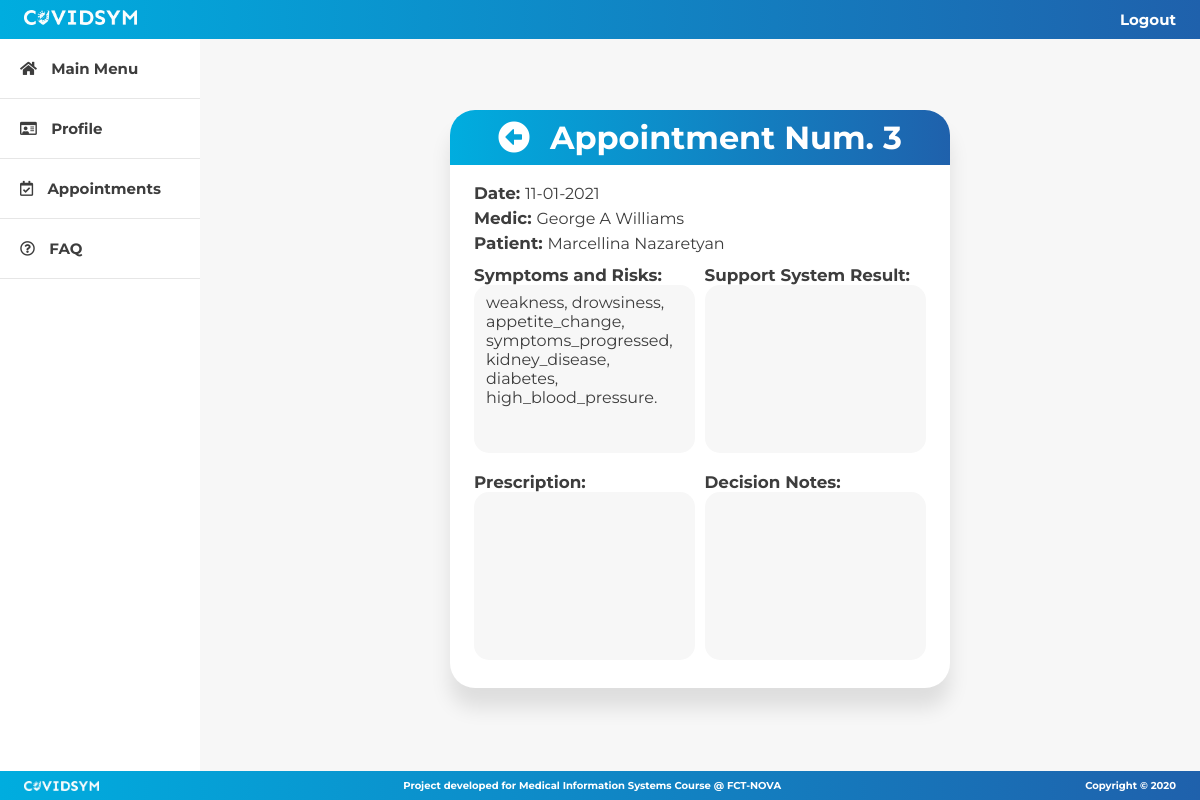
The page /appointment/appointment.php?appointmentID=3 on the database as committed earlier.
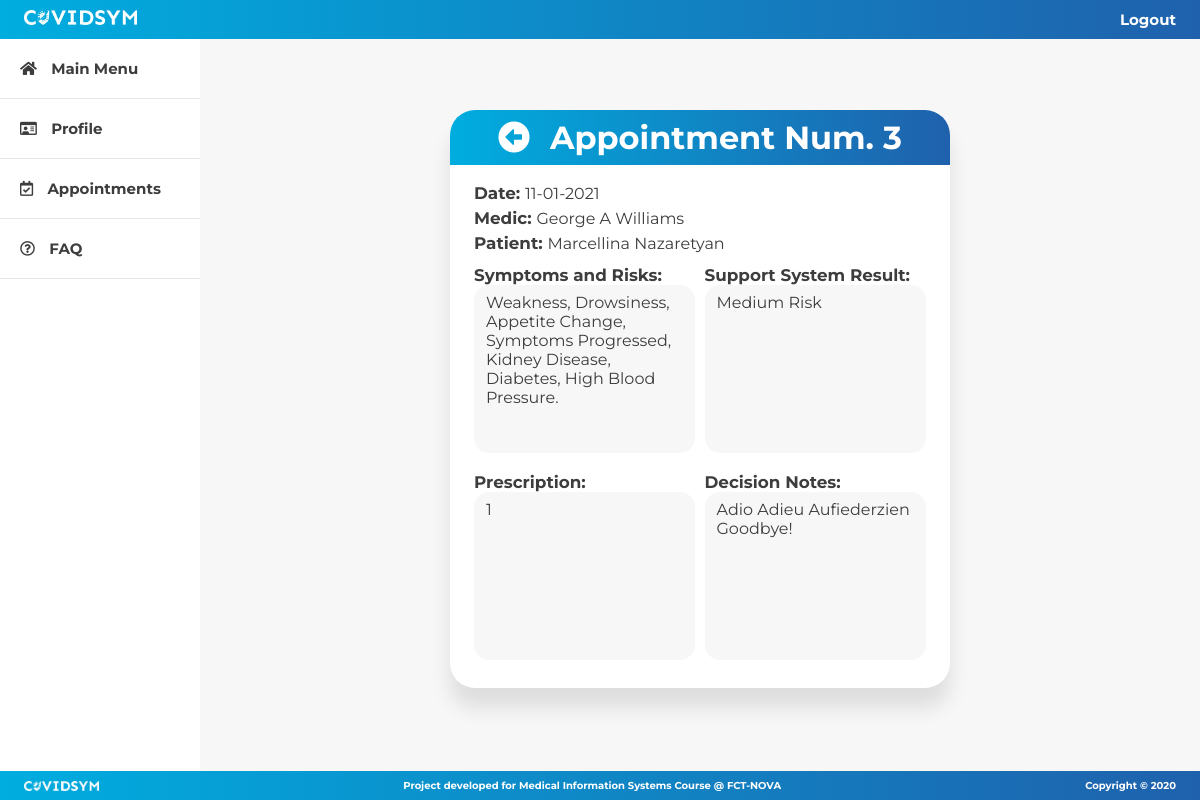
The same page on the database as committed later.
### tables this page shows
CREATE TABLE IF NOT EXISTS `appointment` (
  `id` int(11) NOT NULL AUTO_INCREMENT,
  `date` date NOT NULL,
  `result` varchar(20) DEFAULT NULL,
  `prescription` tinyint(1) DEFAULT NULL,
  `notes` varchar(200) DEFAULT NULL,
  `patient_id` int(11) NOT NULL,
  `medic_id` int(11) NOT NULL,
  PRIMARY KEY (`id`),
  KEY `appointment_patient_id` (`patient_id`),
  KEY `appointment_medic_id` (`medic_id`)
);

CREATE TABLE IF NOT EXISTS `medic` (
  `id` int(11) NOT NULL AUTO_INCREMENT,
  `name` varchar(100) NOT NULL,
  `phone` varchar(20) NOT NULL,
  `address` varchar(100) NOT NULL,
  `user_id` int(11) NOT NULL,
  PRIMARY KEY (`id`),
  KEY `name` (`name`),
  KEY `medic_user_id` (`user_id`)
);

CREATE TABLE IF NOT EXISTS `patient` (
  `id` int(11) NOT NULL AUTO_INCREMENT,
  `name` varchar(100) NOT NULL,
  `gender` char(1) NOT NULL,
  `birthdate` date NOT NULL,
  `phone` varchar(20) NOT NULL,
  `address` varchar(100) NOT NULL,
  `local` varchar(50) NOT NULL,
  `district` varchar(50) NOT NULL,
  `fiscal_number` varchar(20) NOT NULL,
  `healthcare_number` varchar(20) NOT NULL,
  `profile_pic` blob NOT NULL,
  `user_id` int(11) NOT NULL,
  PRIMARY KEY (`id`) USING BTREE,
  KEY `name` (`name`),
  KEY `patient_user_id` (`user_id`)
);

### appointment/appointment.php (the view, shortened to what this page needs)
<!DOCTYPE html>
<html>
  <head>
    <link rel="stylesheet" href="../css/appointment.css" />
    <link
      rel="stylesheet"
      href="https://cdnjs.cloudflare.com/ajax/libs/font-awesome/5.15.1/css/all.min.css"
    />
  </head>
  <body>
    <?php
        include("../commons/config.php");
        $appointmentID = $_GET["appointmentID"];
        $query = "SELECT appointment.id AS id, appointment.date AS date, medic.name AS medicName,
                  patient.name AS patientName, appointment.result AS supportResult,
                  appointment.prescription as prescription, appointment.notes as notes
                  FROM appointment
                  JOIN patient ON appointment.patient_id = patient.id
                  JOIN medic ON appointment.medic_id = medic.id
                  WHERE appointment.id = $appointmentID";
        $result = mysqli_query($connect, $query) or die(mysqli_error($connect));
        $count = mysqli_num_rows($result);
        if ($count == 1) {
            $appointment = mysqli_fetch_array($result);
        }
        $query = "SELECT * FROM appointment_symptoms
                    JOIN symptom ON appointment_symptoms.symptom_id = symptom.id
                    WHERE appointment_symptoms.appointment_id = $appointmentID";
        $symptoms = mysqli_query($connect, $query) or die(mysqli_error($connect));
        $query = "SELECT * FROM appointment_riskfactors
                    JOIN riskfactor ON appointment_riskfactors.riskfactor_id = riskfactor.id
                    WHERE appointment_riskfactors.appointment_id = $appointmentID";
        $riskfactors = mysqli_query($connect, $query) or die(mysqli_error($connect));
        $numSymptoms = mysqli_num_rows($symptoms);
        $numRisks = mysqli_num_rows($riskfactors);
        $symptomsCounter = 1;
        $risksCounter = 1;
        $symptomsAndRisks = "";
        while($symptom = mysqli_fetch_array($symptoms)) {
            if($symptom["name"] == "Temperature") {
                $symptomsAndRisks = 'Temperature (' . $symptom["value"] . 'ºC)' . $symptomsAndRisks;
            } else {
                $symptomsAndRisks = $symptomsAndRisks . $symptom["name"];
            }
            if($symptomsCounter == $numSymptoms AND $numRisks == 0) {
                $symptomsAndRisks = $symptomsAndRisks . '.';
            } else {
                $symptomsAndRisks = $symptomsAndRisks . ', ';
            }
            $symptomsCounter++;
        }
        while($risk = mysqli_fetch_array($riskfactors)) {
            $symptomsAndRisks = $symptomsAndRisks . $risk["name"];
            if($risksCounter == $numRisks) {
                $symptomsAndRisks = $symptomsAndRisks . '.';
            } else {
                $symptomsAndRisks = $symptomsAndRisks . ', ';
            }
            $risksCounter++;
        }
    ?>
    <?php include "../commons/navbar.php"; ?>
    <div class="wrapper">
      <?php include "../commons/sidebar.php"; ?>
      <div class="content-wrapper">
        <div class="modal">
          <div class="modal-header">
            <i class="fas fa-arrow-alt-circle-left goBackBtn">
            </i>
            <h1>Appointment Num. <?php echo $appointment["id"]?></h1>
          </div>
          <div class="appointment-header">
            <p><span class="bold">Date: </span><?php echo date("d-m-Y", strtotime($appointment["date"]))?></p>
            <p><span class="bold">Medic: </span><?php echo $appointment["medicName"]?></p>
            <p><span class="bold">Patient: </span><?php echo $appointment["patientName"]?></p>
          </div>
          <div class="grid">
            <div class="sypmtoms-risks">
              <p><span class="bold">Symptoms and Risks:</span></p>
              <textarea rows="8" readonly><?php echo $symptomsAndRisks?></textarea>
            </div>
            <div class="diagnosis">
              <p><span class="bold">Support System Result:</span></p>
              <textarea rows="8" readonly><?php echo $appointment["supportResult"]?></textarea>
            </div>
            <div class="prescription">
              <p><span class="bold">Prescription:</span></p>
              <textarea rows="8" readonly><?php echo $appointment["prescription"]?></textarea>
            </div>
            <div class="notes">
              <p><span class="bold">Decision Notes:</span></p>
              <textarea rows="8" readonly><?php echo $appointment["notes"]?></textarea>
            </div>
          </div>
        </div>
      </div>
    </div>
    <?php include('../commons/footer.php'); ?>
  </body>
</html>

### commons/navbar.php (shortened to what this page needs)
<!DOCTYPE html>
<html>
    <head>
        <link rel="stylesheet" type="text/css" href="../css/navbar.css">
    </head>
    <body>
        <div class="navbar">
            <a href="#"><img src="../img/logo-white.png" alt="Logo"></a>
            <div class="nav-links">
                <a href="#">Logout</a>
            </div>
        </div>
    </body>
</html>

### commons/sidebar.php (shortened to what this page needs)
<!DOCTYPE html>
<html>
    <head>
        <link rel="stylesheet" href="https://cdnjs.cloudflare.com/ajax/libs/font-awesome/5.15.1/css/all.min.css">
        <link rel="stylesheet" type="text/css" href="../css/sidebar.css">
    </head>
    <body>
        <div class="sidebar">
            <a class="sidebar-button" href="../home/userHomePage">
                <i class="fas fa-home icon"></i>
                Main Menu
            </a>
            <a class="sidebar-button" href="../profile/userProfile">
                <i class="far fa-id-card icon"></i>
                Profile
            </a>
            <a class="sidebar-button" href="../appointment/appointmentsList">
                <i class="far fa-calendar-check icon"></i>
                Appointments
            </a>
            <a class="sidebar-button" href="../info/faq">
                <i class="far fa-question-circle icon"></i>
                FAQ
            </a>
        </div>
    </body>
</html>

### commons/footer.php (shortened to what this page needs)
<!DOCTYPE html>
<html>
    <head>
        <link rel="stylesheet" type="text/css" href="../css/footer.css">
    </head>
    <body>
        <div class="footer">
            <a href="#"><img src="../img/logo-white.png" alt="Logo"></a>
            <p>Project developed for Medical Information Systems Course @ FCT-NOVA</p>
            <p>Copyright &copy; 2020</p>
        </div>
    </body>
</html>

### css/appointment.css (style rules this page uses)
:root { --backgroundColor: #f7f7f7; --lighterColor: #00addf; --mainColor: #0e6ab2; --darkerColor: #1f61ac; --textColor: #3d3d3d; --contrastColor: #e6e6e6; }
* { box-sizing: border-box; font-family: "Montserrat", sans-serif; margin: 0; padding: 0; }
body { background-color: var(--backgroundColor); }
.wrapper { display: flex; flex-flow: row nowrap; justify-content: space-between; }
.content-wrapper { align-items: center; display: flex; height: 90vh; justify-content: center; margin-left: 200px; width: 100%; }
.modal { background-color: white; border-radius: 25px; -webkit-box-shadow: 0 20px 20px 0 rgba(0, 0, 0, 0.1); -moz-box-shadow: 0 20px 20px 0 rgba(0, 0, 0, 0.1); box-shadow: 0 20px 20px 0 rgba(0, 0, 0, 0.1); width: 50%; }
.modal-header { align-items: center; background: linear-gradient(270deg, var(--darkerColor), var(--lighterColor)); border-radius: 25px 25px 0 0; display: flex; flex-flow: row nowrap; justify-content: space-between; padding: 1vh 4vw; width: 100%; }
.modal-header h1 { color: white; font-size: 4vmin; }
.goBackBtn { color: white; font-size: 4vmin; transition: 0.3s; }
.appointment-header { color: var(--textColor); line-height: 1.5; margin: 2vh 2vw; padding-bottom: 1vh; font-size: 2vmin; }
.bold { color: var(--textColor); font-weight: bolder; font-size: 2.1vmin; }
.grid { display: grid; gap: 8% 2%; grid-template-columns: 49% 49%; grid-template-rows: 46% 46%; margin: -1vh 2vw 4vh; place-items: center center; }
.sypmtoms-risks, .diagnosis, .prescription, .notes { width: 100%; }
.grid textarea { background-color: var(--backgroundColor); border: none; border-radius: 15px; color: var(--textColor); font-size: 2vmin; outline: none; padding: 0.5vh 0.5vw; resize: none; width: 100%; padding: 1vh 1vw; }

### css/navbar.css (style rules this page uses)
:root { --backgroundColor: #f7f7f7; --lighterColor: #00addf; --mainColor: #0e6ab2; --darkerColor: #1f61ac; --textColor: #3d3d3d; }
* { box-sizing: border-box; font-family: "Montserrat", sans-serif; margin: 0; padding: 0; }
body { background-color: var(--backgroundColor); }
.navbar { display: flex; justify-content: space-between; align-items: center; background: linear-gradient(270deg, var(--darkerColor), var(--lighterColor)); padding: 10px 2%; position: sticky; top: 0; }
.navbar img { height: 15px; cursor: pointer; }
.nav-links { display: inline-block; }
.nav-links a { color: white; text-decoration: none; font-size: 15px; font-weight: bold; }

### css/sidebar.css (style rules this page uses)
:root { --backgroundColor: #f7f7f7; --lighterColor: #00addf; --mainColor: #0e6ab2; --darkerColor: #1f61ac; --textColor: #3d3d3d; --contrastColor: #e6e6e6; }
* { box-sizing: border-box; font-family: "Montserrat", sans-serif; margin: 0; padding: 0; }
body { background: var(--backgroundColor); }
.sidebar { position: fixed; top: 39px; width: 200px; height: 100%; display: flex; align-items: center; flex-direction: column; background: white; }
.sidebar-button { font-size: 15px; background: white; text-align: start; width: 100%; padding: 20px 0px; text-decoration: none; font-weight: bold; color: var(--textColor); border-bottom: 1px solid var(--contrastColor); }
.icon, .sidebar-button:hover .icon { color: white; transition: all 0.3s ease-out; }
.icon { color: var(--textColor); padding: 0px 10px 0px 20px; }

### css/footer.css (style rules this page uses)
:root { --backgroundColor: #f7f7f7; --lighterColor: #00addf; --mainColor: #0e6ab2; --darkerColor: #1f61ac; --textColor: #3d3d3d; }
* { box-sizing: border-box; font-family: "Montserrat", sans-serif; margin: 0; padding: 0; }
body { background: var(--backgroundColor); }
.footer { position: fixed; display: flex; justify-content: space-between; align-items: center; place-items: center; padding: 5px 2%; left: 0; bottom: 0; width: 100%; background: linear-gradient(270deg, var(--darkerColor), var(--lighterColor)); color: white; text-align: center; }
.footer img { cursor: pointer; height: 10px; }
.footer p { font-size: 10px; font-weight: bold; }

Rows that differ between the two databases and show on the page:
changed appointment "George A Williams": result (not shown) → "Medium Risk"; prescription (not shown) → "1"; notes (not shown) → "Adio Adieu Aufiederzien Goodbye!"
Other text that changed with them:
form field value: "weakness, drowsiness, appetite_change, symptoms_progressed, kidney_disease, diabetes, high_blood_pressure." → "Weakness, Drowsiness, Appetite Change, Symptoms Progressed, Kidney Disease, Diabetes, High Blood Pressure."
